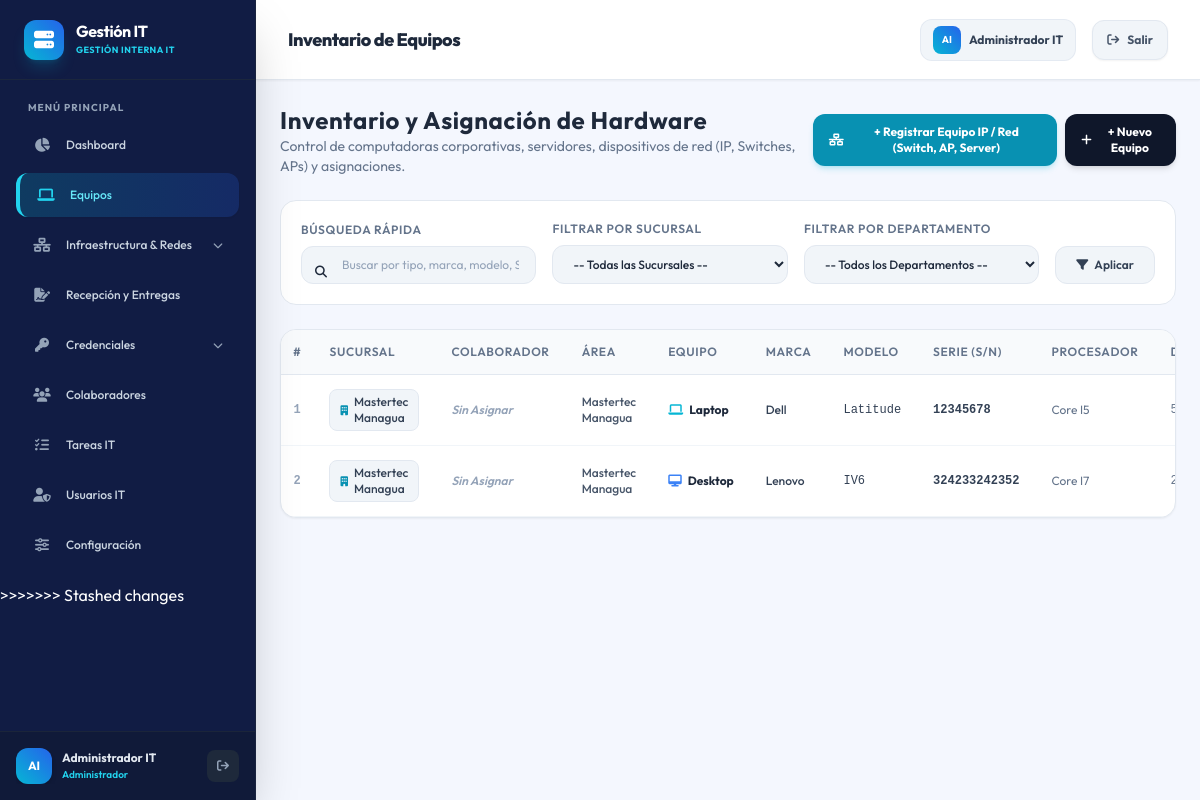
/modules/equipos/index.php (signed in), run on the app's committed database.
### tables this page shows
CREATE TABLE IF NOT EXISTS `equipos` (
    `id` INT AUTO_INCREMENT PRIMARY KEY,
    `sucursal_id` INT NOT NULL,
    `tipo` ENUM('Laptop', 'Desktop', 'Servidor', 'Maquina Virtual', 'Switch', 'Firewall', 'AP', 'Impresora', 'Celular', 'Control de acceso', 'Otro') NOT NULL,
    `marca` VARCHAR(50),
    `modelo` VARCHAR(100),
    `service_tag_sn` VARCHAR(100) UNIQUE,
    `ip_direccion` VARCHAR(50),
    `procesador` VARCHAR(150),
    `disco` VARCHAR(100),
    `ram` VARCHAR(50),
    `estado` ENUM('Disponible', 'Asignado', 'Mantenimiento', 'De Baja') DEFAULT 'Disponible',
    `notas` TEXT,
    `proveedor_origen` VARCHAR(150),
    `registrado_por` VARCHAR(150) NULL,
    CONSTRAINT `fk_equipo_sucursal` FOREIGN KEY (`sucursal_id`) REFERENCES `sucursales`(`id`) ON DELETE RESTRICT,
    INDEX `idx_sucursal_equipo` (`sucursal_id`),
    INDEX `idx_estado_equipo` (`estado`)
);

CREATE TABLE IF NOT EXISTS `sucursales` (
    `id` INT AUTO_INCREMENT PRIMARY KEY,
    `empresa_id` INT NOT NULL,
    `nombre` VARCHAR(100) NOT NULL,
    `ubicacion` VARCHAR(255),
    CONSTRAINT `fk_sucursal_empresa` FOREIGN KEY (`empresa_id`) REFERENCES `empresas`(`id`) ON DELETE CASCADE,
    INDEX `idx_empresa` (`empresa_id`)
);

### config/security.php (called while the page is built, shortened)
<?php
class Security {
    private static $encryption_key = 'b23a9d9431ec5e963bc1843ad8ea607f2df47bfd62054c30c8da26e2e5e1a3d9';
    public static function decrypt($encryptedData) {
        $method = 'aes-256-cbc';
        $key = hex2bin(self::$encryption_key);
        $raw_data = base64_decode($encryptedData);
        $iv_length = openssl_cipher_iv_length($method);
        $iv = substr($raw_data, 0, $iv_length);
        $encrypted = substr($raw_data, $iv_length);
        $decrypted = openssl_decrypt($encrypted, $method, $key, OPENSSL_RAW_DATA, $iv);
        return $decrypted !== false ? $decrypted : '';
    }
}

### modules/equipos/index.php (the view, shortened to what this page needs)
<?php
require_once __DIR__ . '/../../includes/header.php';
require_once __DIR__ . '/../../config/security.php';
$db = Database::getConexion();
$sql = "
    SELECT e.*, s.nombre AS sucursal_nombre, s.ubicacion AS sucursal_ubicacion,
           a.id AS asignacion_id, a.fecha_entrega, a.condicion_entrega,
           emp.id AS empleado_id, emp.nombre AS empleado_nombre,
           emp.departamento AS empleado_depto, emp.cargo AS empleado_cargo,
           ce.usuario_local, ce.password_cifrado, ce.clave_bitlocker, ce.notas_acceso
    FROM equipos e
    JOIN sucursales s ON e.sucursal_id = s.id
    LEFT JOIN asignaciones a ON a.equipo_id = e.id AND a.fecha_devolucion IS NULL
    LEFT JOIN empleados emp ON a.empleado_id = emp.id
    LEFT JOIN credenciales_equipos ce ON ce.equipo_id = e.id
    WHERE e.estado != 'De Baja'
";
$params = [];
$sql .= " ORDER BY e.tipo, e.marca, e.modelo";
$stmt = $db->prepare($sql);
$stmt->execute($params);
$equipos_raw = $stmt->fetchAll();
$equipos = [];
foreach ($equipos_raw as $eq) {
    $eq['pass_local_clear'] = !empty($eq['password_cifrado']) ? Security::decrypt($eq['password_cifrado']) : '';
    $eq['bitlocker_clear'] = !empty($eq['clave_bitlocker']) ? Security::decrypt($eq['clave_bitlocker']) : '';
    $equipos[] = $eq;
}
?>
<div class="space-y-6">
    <div class="flex flex-col sm:flex-row sm:items-center justify-between gap-4">
        <div>
            <h2 class="text-2xl font-bold text-slate-800 tracking-wide">Inventario y Asignación de Hardware</h2>
            <p class="text-slate-500 text-sm">Control de computadoras corporativas, servidores, dispositivos de red (IP, Switches, APs) y asignaciones.</p>
        </div>
        <div class="flex items-center gap-2">
            <button onclick="abrirNuevoEquipo('Infraestructura')" class="px-4 py-2.5 rounded-xl bg-cyan-600 hover:bg-cyan-700 text-white text-xs font-bold transition shadow-md shadow-cyan-500/20 flex items-center gap-2">
                <i class="fa-solid fa-network-wired"></i> + Registrar Equipo IP / Red (Switch, AP, Server)
            </button>
            <button onclick="abrirNuevoEquipo('PC')" class="px-4 py-2.5 rounded-xl bg-slate-900 hover:bg-slate-800 text-white text-xs font-bold transition shadow-md flex items-center gap-2">
                <i class="fa-solid fa-plus"></i> + Nuevo Equipo
            </button>
        </div>
    </div>
    <div class="bg-white rounded-2xl p-5 border border-slate-200">
        <form autocomplete="off" method="GET" class="flex flex-col lg:flex-row lg:items-end gap-4">
            <div class="flex-1">
                <label for="buscar_equipo" class="text-xs font-semibold text-slate-500 uppercase tracking-wider block mb-2">Búsqueda Rápida</label>
                <div class="relative">
                    <input type="text" id="buscar_equipo" onkeyup="filtrarTablaEquipos()" placeholder="Buscar por tipo, marca, modelo, S/N, IP, colaborador..." class="w-full bg-slate-100 border border-slate-200 rounded-xl py-2.5 pl-10 pr-4 text-xs text-slate-800 focus:outline-none focus:border-cyan-400 placeholder-slate-400 transition-all duration-300">
                    <span class="absolute left-3.5 top-3 text-slate-450">
                        <i class="fa-solid fa-magnifying-glass text-xs"></i>
                    </span>
                </div>
            </div>
            <div class="flex-1">
                <label for="f_suc" class="text-xs font-semibold text-slate-500 uppercase tracking-wider block mb-2">Filtrar por Sucursal</label>
                <select autocomplete="off" name="sucursal_id" id="f_suc" onchange="this.form.submit()" class="w-full bg-slate-100 border border-slate-200 rounded-xl py-2.5 px-4 text-xs text-slate-800 focus:outline-none focus:border-cyan-400 cursor-pointer font-medium">
                    <option value="">-- Todas las Sucursales --</option>
                </select>
            </div>
            <div class="flex-1">
                <label for="f_dep" class="text-xs font-semibold text-slate-500 uppercase tracking-wider block mb-2">Filtrar por Departamento</label>
                <select autocomplete="off" name="departamento" id="f_dep" onchange="this.form.submit()" class="w-full bg-slate-100 border border-slate-200 rounded-xl py-2.5 px-4 text-xs text-slate-800 focus:outline-none focus:border-cyan-400 cursor-pointer font-medium">
                    <option value="">-- Todos los Departamentos --</option>
                </select>
            </div>
            <div class="flex gap-2 shrink-0">
                <button type="submit" class="px-5 py-2.5 rounded-xl bg-slate-100 hover:bg-slate-200 text-slate-700 font-semibold text-xs border border-slate-200 flex items-center gap-1.5 transition">
                    <i class="fa-solid fa-filter"></i> Aplicar
                </button>
            </div>
        </form>
    </div>
    <div class="glass-panel rounded-2xl overflow-hidden">
        <div class="overflow-x-auto">
            <table class="w-full text-left modern-table text-sm">
                <thead>
                    <tr class="bg-slate-50 border-b border-slate-200 text-xs font-bold text-slate-600 uppercase tracking-wider">
                        <th class="py-3.5 px-3 text-center w-12">#</th>
                        <th class="py-3.5 px-4">Sucursal</th>
                        <th class="py-3.5 px-4">Colaborador</th>
                        <th class="py-3.5 px-4">Área</th>
                        <th class="py-3.5 px-4">Equipo</th>
                        <th class="py-3.5 px-4">Marca</th>
                        <th class="py-3.5 px-4">Modelo</th>
                        <th class="py-3.5 px-4">Serie (S/N)</th>
                        <th class="py-3.5 px-4">Procesador</th>
                        <th class="py-3.5 px-4">Disco</th>
                    </tr>
                </thead>
                <tbody>
                    <?php if (empty($equipos)): ?>
                        <tr>
                            <td colspan="13" class="text-center py-10 text-slate-400">
                                No se encontraron equipos en inventario bajo estos filtros.
                            </td>
                        </tr>
                    <?php else: ?>
                        <?php
                        $num_inv = 1;
                        foreach ($equipos as $eq):
                        ?>
                            <tr class="hover:bg-cyan-50/60 cursor-pointer transition border-b border-slate-100 group" onclick='verDetalleEquipo(<?= json_encode($eq, JSON_HEX_APOS | JSON_HEX_QUOT) ?>)'>
                                <td class="py-3.5 px-3 text-center text-xs font-mono font-bold text-slate-400 group-hover:text-cyan-600">
                                    <?= $num_inv++ ?>
                                </td>
                                <td class="py-3.5 px-4 text-xs font-semibold text-slate-700">
                                    <span class="inline-flex items-center gap-1.5 px-2.5 py-1 rounded-lg bg-slate-100 text-slate-700 border border-slate-200 font-medium">
                                        <i class="fa-solid fa-building text-cyan-600 text-[10px]"></i>
                                        <?= htmlspecialchars($eq['sucursal_nombre']) ?>
                                    </span>
                                </td>
                                <td class="py-3.5 px-4 text-xs font-semibold text-slate-800">
                                    <?php if (!empty($eq['empleado_nombre'])): ?>
                                        <div class="flex items-center gap-1.5">
                                            <i class="fa-regular fa-user text-slate-400 text-[11px]"></i>
                                            <?= htmlspecialchars($eq['empleado_nombre']) ?>
                                        </div>
                                    <?php else: ?>
                                        <span class="text-slate-400 italic">Sin Asignar</span>
                                    <?php endif; ?>
                                </td>
                                <td class="py-3.5 px-4 text-xs text-slate-600 font-medium">
                                    <?= htmlspecialchars(!empty($eq['empleado_depto']) ? $eq['empleado_depto'] : $eq['sucursal_nombre']) ?>
                                </td>
                                <td class="py-3.5 px-4 text-xs font-bold text-slate-800">
                                    <div class="flex flex-col gap-1">
                                        <span class="inline-flex items-center gap-1.5">
                                            <?php
                                            $tUpper = strtoupper(trim($eq['tipo']));
                                            if ($tUpper === 'IMPRESORA') echo '<i class="fa-solid fa-print text-purple-500 text-xs"></i>';
                                            elseif ($tUpper === 'DESKTOP') echo '<i class="fa-solid fa-desktop text-blue-500 text-xs"></i>';
                                            elseif ($tUpper === 'SWITCH' || $tUpper === 'AP' || $tUpper === 'ACCESS POINT' || $tUpper === 'FIREWALL') echo '<i class="fa-solid fa-network-wired text-amber-500 text-xs"></i>';
                                            elseif ($tUpper === 'SERVIDOR') echo '<i class="fa-solid fa-server text-indigo-500 text-xs"></i>';
                                            elseif ($tUpper === 'OTRO') echo '<i class="fa-solid fa-plug text-emerald-500 text-xs"></i>';
                                            else echo '<i class="fa-solid fa-laptop text-cyan-500 text-xs"></i>';
                                            ?>
                                            <?= htmlspecialchars($eq['tipo']) ?>
                                        </span>
                                    </div>
                                </td>
                                <td class="py-3.5 px-4 text-xs text-slate-700 font-medium">
                                    <?= htmlspecialchars($eq['marca']) ?>
                                </td>
                                <td class="py-3.5 px-4 text-xs text-slate-700 font-mono">
                                    <?= htmlspecialchars($eq['modelo']) ?>
                                </td>
                                <td class="py-3.5 px-4 text-xs font-mono font-bold text-slate-700 select-all">
                                    <?= htmlspecialchars($eq['service_tag_sn']) ?>
                                </td>
                                <td class="py-3.5 px-4 text-xs text-slate-500 max-w-[120px] truncate" title="<?= htmlspecialchars($eq['procesador'] ?? '') ?>">
                                    <?= htmlspecialchars($eq['procesador'] ?: '-') ?>
                                </td>
                                <td class="py-3.5 px-4 text-xs text-slate-500 font-mono">
                                </td>
                            </tr>
                        <?php endforeach; ?>
                    <?php endif; ?>
                </tbody>
            </table>
        </div>
    </div>
</div>
<?php
require_once __DIR__ . '/../../includes/footer.php';
?>

### assets/css/styles.css (style rules this page uses)
:root { --bg-dark-base: #0b0f19; --bg-dark-card: #151d30; --bg-dark-nav: #0e1524; --accent-blue: #3b82f6; --accent-cyan: #06b6d4; --accent-emerald: #10b981; --accent-rose: #f43f5e; --accent-amber: #f59e0b; --text-primary: #f3f4f6; --text-secondary: #9ca3af; --text-muted: #6b7280; --border-color: rgba(255, 255, 255, 0.06); --border-color-glow: rgba(59, 130, 246, 0.2); }
body { font-family: "Outfit", sans-serif; background-color: var(--bg-dark-base); color: var(--text-primary); overflow-x: hidden; }
.glass-panel { background: #ffffff; border: 1px solid #e2e8f0; box-shadow: 0 1px 2px 0 rgb(0 0 0 / 0.05); }
.modern-table th { background-color: #f8fafc; color: #64748b; font-weight: 600; text-transform: uppercase; font-size: 0.75rem; letter-spacing: 0.05em; border-bottom: 1px solid #e2e8f0; }
.modern-table td { border-bottom: 1px solid #f1f5f9; }
.modern-table tr:last-child td { border-bottom: none; }
.modern-table tr { transition: background-color 0.2s ease; }

### data on the page
equipos: sucursal.nombre "Mastertec Managua", tipo "Laptop", marca "Dell", modelo "Latitude", service_tag_sn "12345678", procesador "Core I5"
equipos: sucursal.nombre "Mastertec Managua", tipo "Desktop", marca "Lenovo", modelo "IV6", service_tag_sn "324233242352", procesador "Core I7"

### other printed values
$system_name "Gestión IT"
$item['label'] "Dashboard"
$item['label'] "Equipos"
$item['label'] "Infraestructura & Redes"
$item['label'] "Recepción y Entregas"
$item['label'] "Credenciales"
$item['label'] "Colaboradores"
$item['label'] "Tareas IT"
$item['label'] "Usuarios IT"
$item['label'] "Configuración"
$iniciales "AI"
$_SESSION['user_nombre'] "Administrador IT"
$_SESSION['user_rol'] "Administrador"
$topbar_title "Inventario de Equipos"
